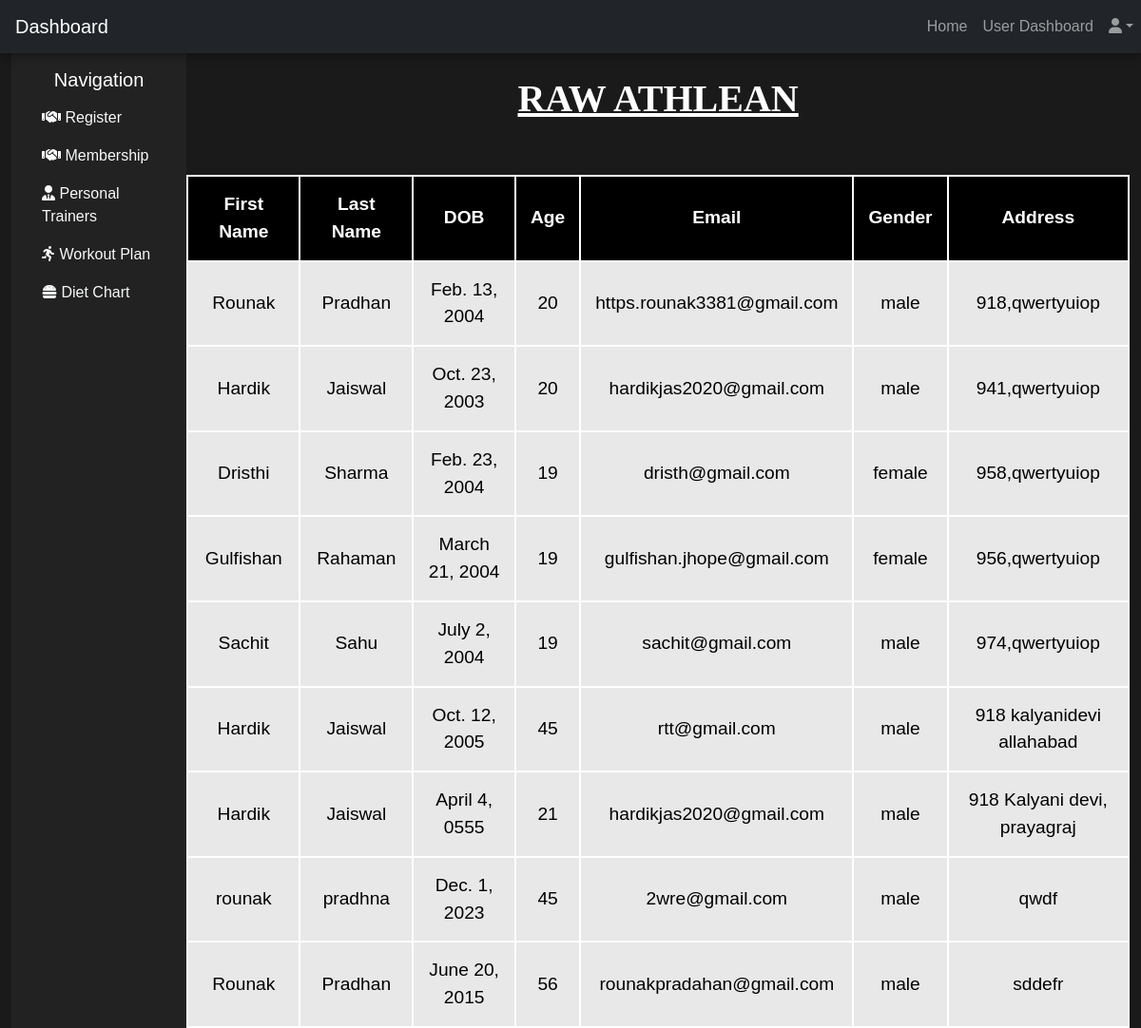
Before: /dashboard/ with the older database file.
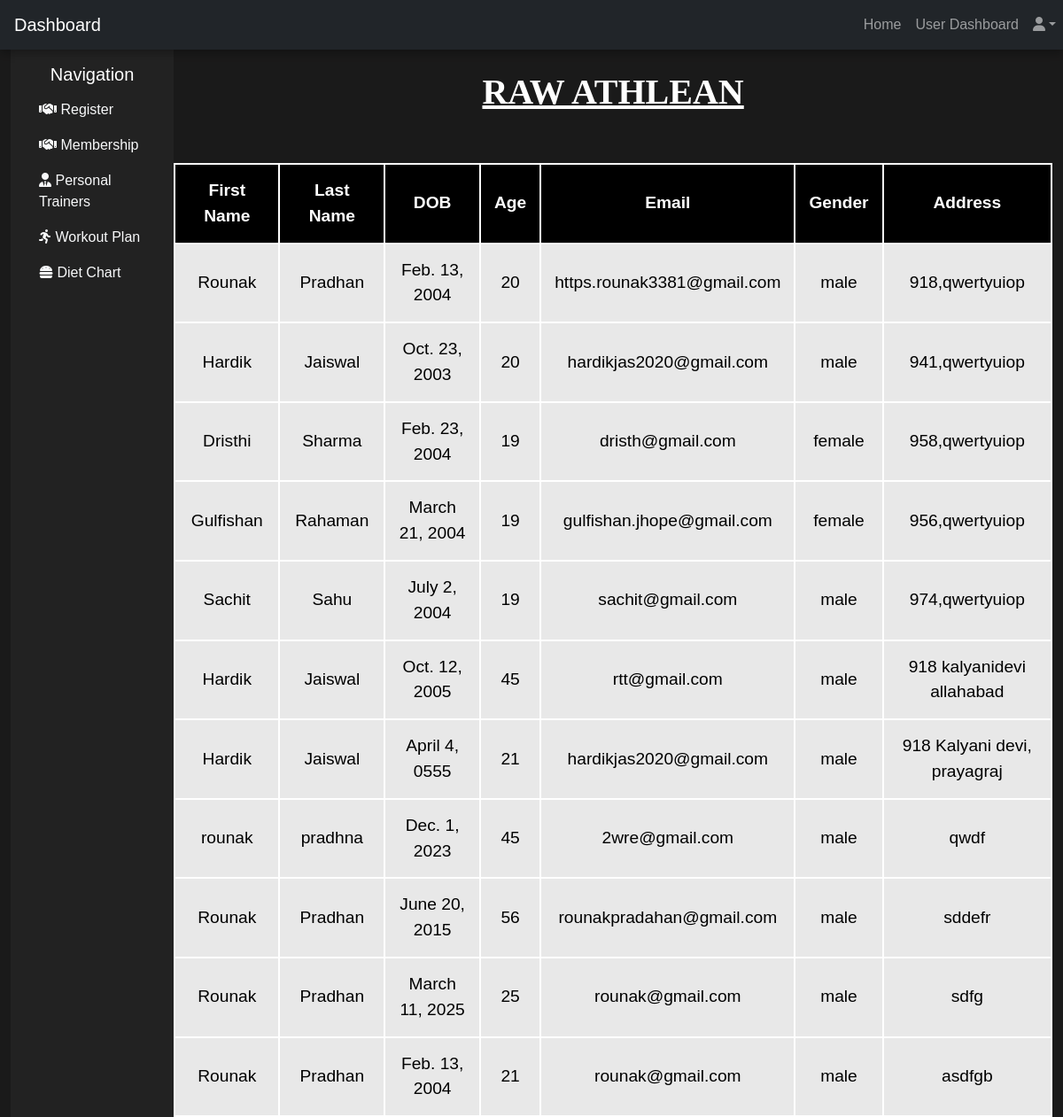
After: the same page with the newer database file.
### app1/models.py (models this page shows)
class RegTable(models.Model):
    fname=models.CharField(max_length=50,null=True)
    lname=models.CharField(max_length=50,null=True)
    DOB=models.DateField(null=True)
    gen=models.CharField(max_length=50,null=True)
    Age=models.IntegerField(null=True)
    Email=models.EmailField(max_length=70,null=True)
    Pass=models.IntegerField(null=True)
    mytext=models.CharField(max_length=200,null=True)

### app1/views.py (the view)
# urls.py: path('dashboard/', views.dashboard),
def dashboard(request):
    data=RegTable.objects.all()
    con={'Reg':data}
    return render(request,'dashboard.html',con)

### Templates/dashboard.html (shortened to what this page needs)
<!DOCTYPE html>
{% load static %}
<html lang="en">
<head>
    <link href="https://cdn.jsdelivr.net/npm/simple-datatables@7.1.2/dist/style.min.css" rel="stylesheet" />
    <link href="https://cdnjs.cloudflare.com/ajax/libs/font-awesome/6.3.0/css/all.min.css" rel="stylesheet">
    <link href="https://cdn.jsdelivr.net/npm/bootstrap@5.3.0/dist/css/bootstrap.min.css" rel="stylesheet">
    <link href="{% static 'css1/styles.css' %}" rel="stylesheet" />
</head>
<body>
    <nav class="navbar navbar-expand-lg navbar-dark bg-dark">
        <a class="navbar-brand ps-3" href="#">Dashboard</a>
        <div class="collapse navbar-collapse" id="navbarNav">
            <ul class="navbar-nav ms-auto">
                <li class="nav-item"><a class="nav-link" href="/homedash/">Home</a></li>
                <li class="nav-item"><a class="nav-link" href="/dashboard">User Dashboard</a></li>
                <li class="nav-item dropdown">
                    <a class="nav-link dropdown-toggle" href="#" id="userDropdown" role="button" data-bs-toggle="dropdown"><i class="fas fa-user"></i></a>
                </li>
            </ul>
        </div>
    </nav>
    <div class="container-fluid d-flex">
        <div class="sidebar p-3">
            <h5 class="text-center">Navigation</h5>
            <ul class="nav flex-column">
                <li class="nav-item"><a class="nav-link text-light" href="/dashboard/"><i class="fas fa-handshake"></i> Register</a></li>
                <li class="nav-item"><a class="nav-link text-light" href="/membership/"><i class="fas fa-handshake"></i> Membership</a></li>
                <li class="nav-item"><a class="nav-link text-light" href="/personaldash/"><i class="fas fa-user-tie"></i> Personal Trainers</a></li>
                <li class="nav-item"><a class="nav-link text-light" href="/workout/"><i class="fas fa-running"></i> Workout Plan</a></li>
                <li class="nav-item"><a class="nav-link text-light" href="/diet/"><i class="fas fa-hamburger"></i> Diet Chart</a></li>
            </ul>
        </div>
    <div id="layoutSidenav_content">
        <main>
            <div class="container-fluid px-4"
                style="color: white; font-family: 'Times New Roman', Times, serif; text-align: center;">
                <u>
                    <h1 class="mt-4">RAW ATHLEAN</h1>
                </u>
            </div>
            <br>
            <table border="1" width="100%">
                <thead>
                    <th>First Name</th>
                    <th>Last Name</th>
                    <th>DOB</th>
                    <th>Age</th>
                    <th>Email</th>
                    <th>Gender</th>
                    <th>Address</th>
                </thead>
                {% for i in Reg %}
                <tr>
                    <td> {{ i.fname }} </td>
                    <td> {{ i.lname }} </td>
                    <td> {{ i.DOB }} </td>
                    <td> {{ i.Age}} </td>
                    <td> {{ i.Email }} </td>
                    <td> {{ i.gen }} </td>
                    <td> {{ i.mytext }} </td>
                </tr>
                {% endfor %}
            </table>
    </div>
</body>
</html>

### Templates/dashboard.html (style rules this page uses)
body { background: url('https://wallpaperaccess.com/full/6375161.jpg') no-repeat center center fixed; background-size: cover; position: relative; }
body::before { content: ""; position: absolute; top: 0; left: 0; width: 100%; height: 100%; background: rgba(0, 0, 0, 0.6); z-index: -1; }
.navbar { box-shadow: 0px 4px 10px rgba(0, 0, 0, 0.3); }
.nav-link { transition: 0.3s; }
.sidebar { background: #222; min-height: 100vh; color: white; }
table, th, td { border: 2px solid #fff; text-align: center; }
table { width: 100%; border-collapse: collapse; font-size: 1.2rem; }
th, td { padding: 15px; border: 2px solid white; text-align: center; }
td { background-color: rgba(255, 255, 255, 0.9); color: #000; }
th { background-color: #000; color: #fff; }
body { background-color: rgba(34, 32, 32, 0.85); background-image: url(https://png.pngtree.com/background/20230610/original/pngtree-the-gym-scene-where-people-are-sitting-in-a-gym-picture-image_3108802.jpg); background-repeat: no-repeat; background-attachment: fixed; background-size: cover; color: white; font-family: 'Arial', sans-serif; }
h1 { font-size: 2.5rem; font-weight: bold; text-align: center; margin-top: 20px; }

Changed rows visible on the page:
added RegTable: fname "Rounak", lname "Pradhan", DOB "March 11, 2025", Age "25", Email "rounak@gmail.com", gen "male", mytext "sdfg"
added RegTable: fname "Rounak", lname "Pradhan", DOB "Feb. 13, 2004", Age "21", Email "rounak@gmail.com", gen "male", mytext "asdfgb"
